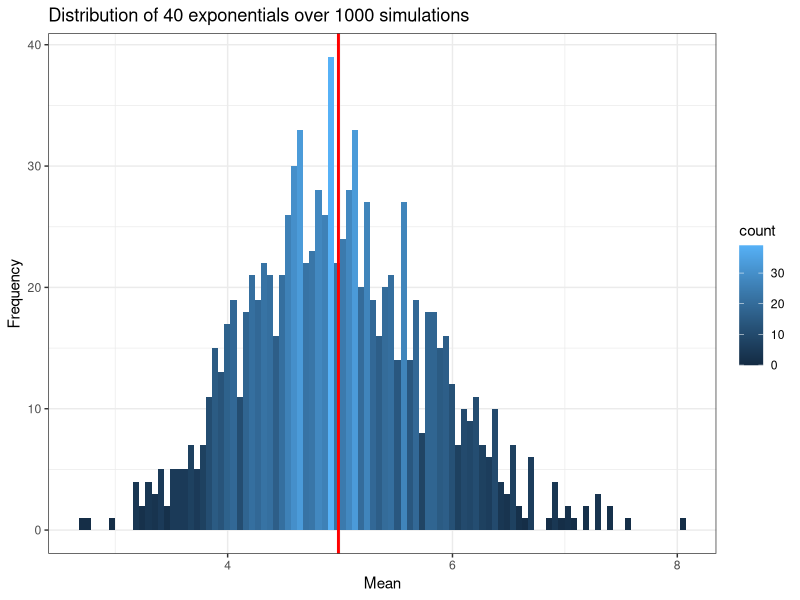
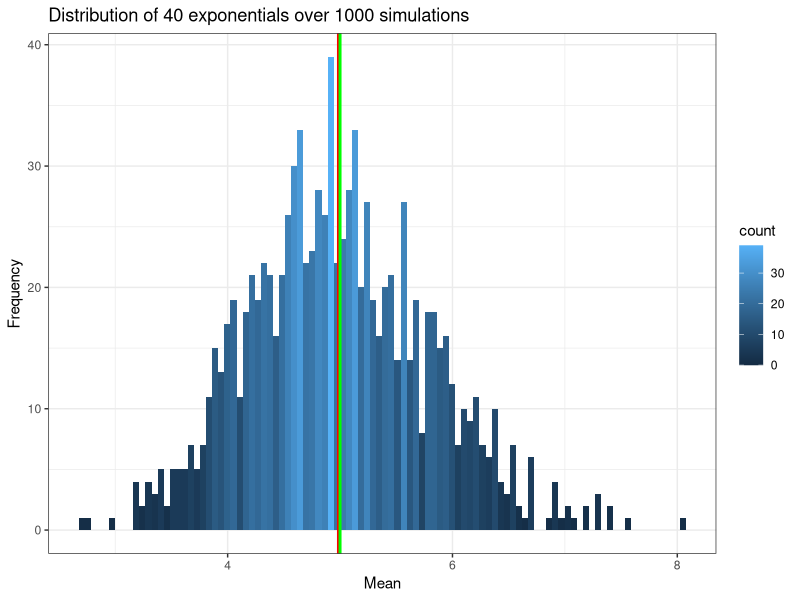
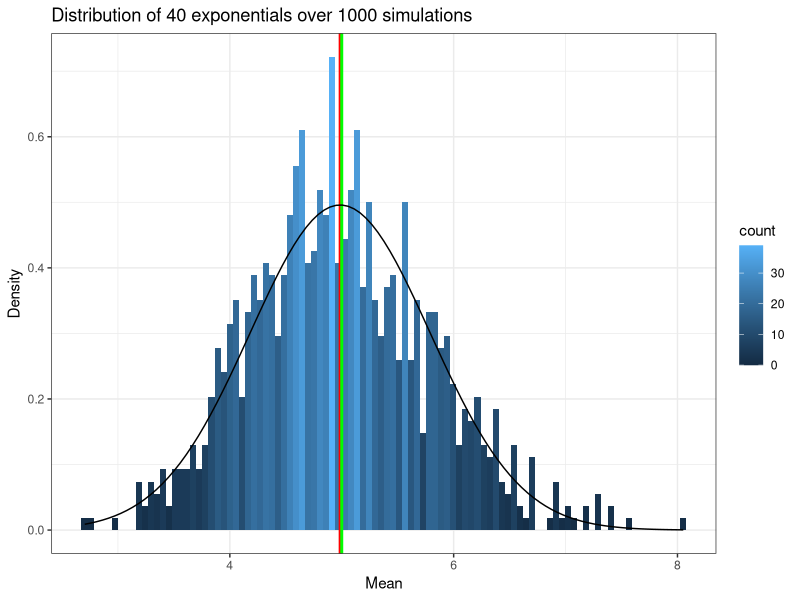
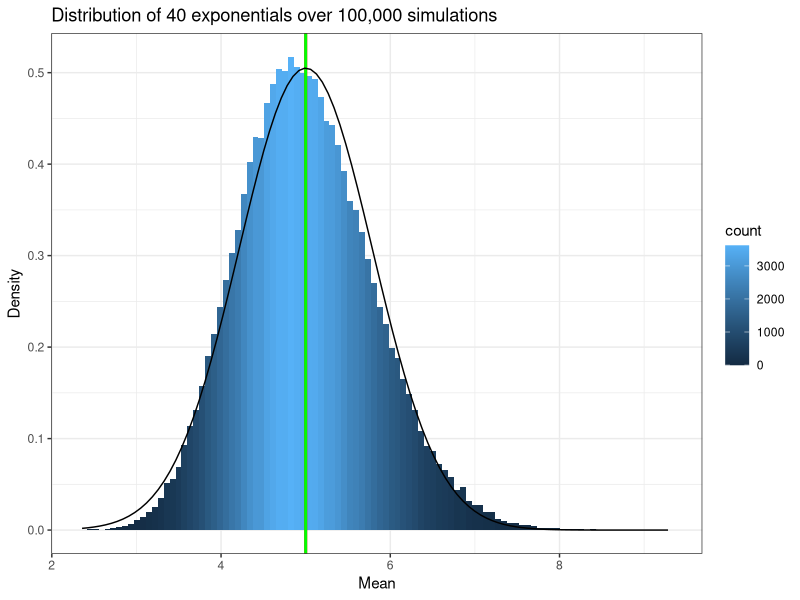
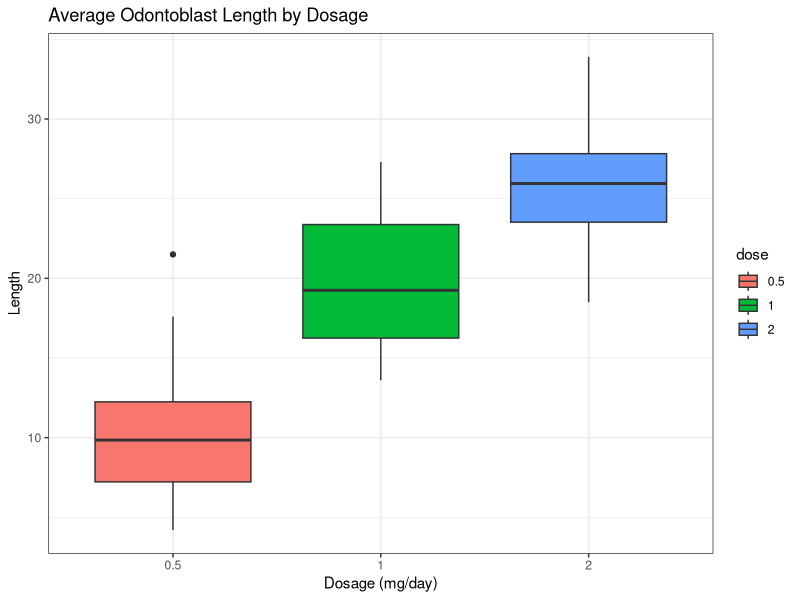
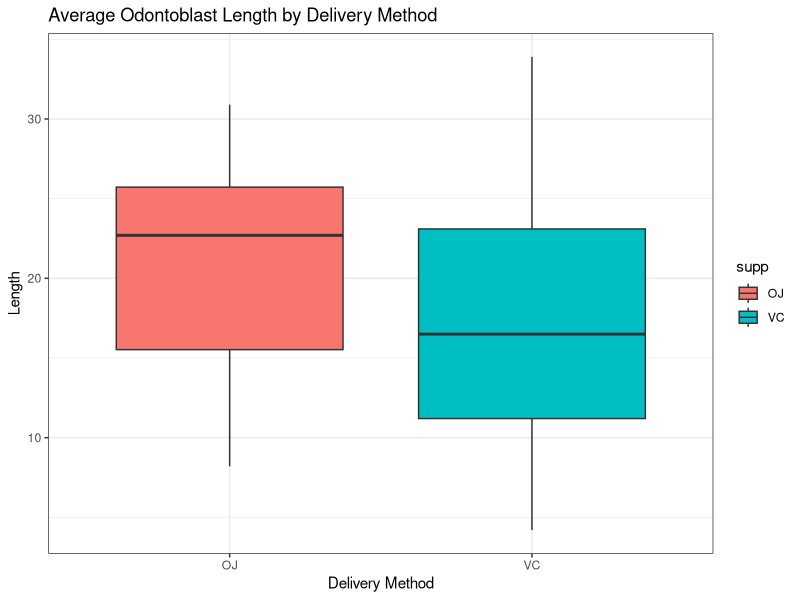
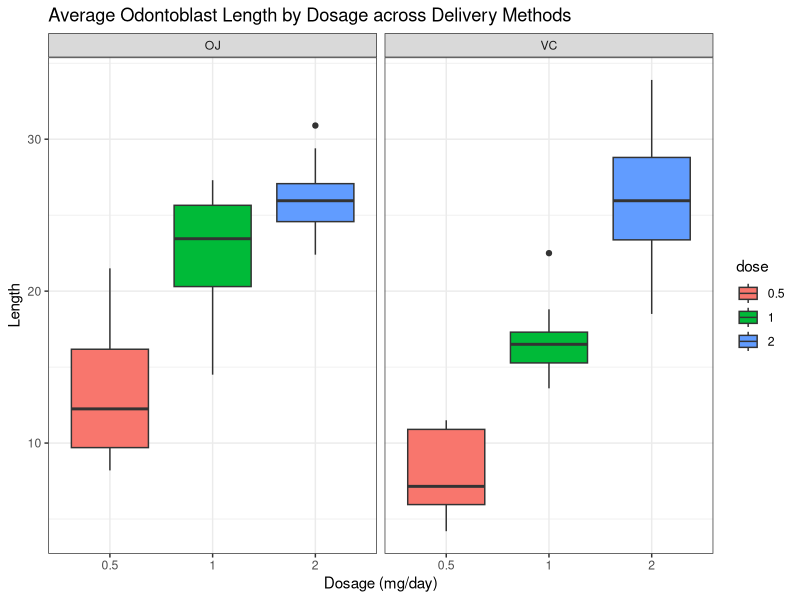

Reproduce these figures in R, in order.
## ---- chunk 1
knitr::opts_chunk$set(echo = TRUE, warning = FALSE, message = FALSE)
## ---- chunk 2
## Load packages
library(tidyverse)
library(ggplot2)
## ---- chunk 3
## Set seed so simulation is reproducible
set.seed(248) # RIP Kobe

## Set parameters
lambda <- 0.2
n <- 40
sim <- 1000

## Run simulation
sim <- replicate(sim, rexp(n, lambda))

## Calculate mean of simulated exponentials
simMean <- apply(sim, 2, mean) # 2 just tells R that we want to apply the mean to each of the columns in sim

## Quick plot to see the distribution
ggplot(data.frame(y = simMean), aes(x = y)) +
        geom_histogram(aes(y = ..count.., fill = ..count..), bins = 100) +
        ggtitle("Distribution of 40 exponentials over 1000 simulations") +
        labs(y = "Frequency", x = "Mean") +
        geom_vline(xintercept = mean(simMean), size = 1, colour = "red") +
        theme_bw()
## ---- chunk 4
## Sample mean
mean(simMean)

## Theoretical mean
1/lambda

## Add theoretical mean to plot
ggplot(data.frame(y = simMean), aes(x = y)) +
        geom_histogram(aes(y = ..count.., fill = ..count..), bins = 100) +
        ggtitle("Distribution of 40 exponentials over 1000 simulations") +
        labs(y = "Frequency", x = "Mean") +
        geom_vline(xintercept = mean(simMean), size = 1, colour = "red") +
        geom_vline(xintercept = 1/lambda, size = 1, colour = "green") +
        theme_bw()
## ---- chunk 5
## Calculate the sample variance
simVariance <- var(simMean)
simVariance

## Calculate the theoretical variance
theoreticalVariance <- ((1/lambda)^2)/n
theoreticalVariance
## ---- chunk 6
## Add normal distribution to plot
ggplot(data.frame(y = simMean), aes(x = y)) +
        geom_histogram(aes(y = ..density.., fill = ..count..), bins = 100) +
        ggtitle("Distribution of 40 exponentials over 1000 simulations") +
        labs(y = "Density", x = "Mean") +
        geom_vline(xintercept = mean(simMean), size = 1, colour = "red") +
        geom_vline(xintercept = 1/lambda, size = 1, colour = "green") +
        stat_function(fun = dnorm, colour = "black", args = list(mean = mean(simMean), sd = sd(simMean))) +
        theme_bw()
## ---- chunk 7
## Set seed so simulation is reproducible
set.seed(248)

## Set parameters
lambda <- 0.2
n <- 40
sim2 <- 100000

## Run simulation
sim2 <- replicate(sim2, rexp(n, lambda))

## Calculate mean of simulated exponentials
simMean2 <- apply(sim2, 2, mean)

## Plot
ggplot(data.frame(y = simMean2), aes(x = y)) +
        geom_histogram(aes(y = ..density.., fill = ..count..), bins = 100) +
        ggtitle("Distribution of 40 exponentials over 100,000 simulations") +
        labs(y = "Density", x = "Mean") +
        geom_vline(xintercept = mean(simMean2), size = 1, colour = "red") +
        geom_vline(xintercept = 1/lambda, size = 1, colour = "green") +
        stat_function(fun = dnorm, colour = "black", args = list(mean = mean(simMean2), sd = sd(simMean2))) +
        theme_bw()
## ---- chunk 8
## Load dataset
library(datasets)
data(ToothGrowth)
## ---- chunk 9
## Check variable type
str(ToothGrowth)

## Quick summary stats
summary(ToothGrowth)
## ---- chunk 10
## Change dosage to factor
ToothGrowth$dose <- as.factor(ToothGrowth$dose)
## ---- chunk 11
ToothGrowth %>% ggplot(aes(x = dose, y = len)) +
        geom_boxplot(aes(fill = dose)) +
        ggtitle("Average Odontoblast Length by Dosage") +
        labs(x = "Dosage (mg/day)", y = "Length") +
        theme_bw()
## ---- chunk 12
ToothGrowth %>% ggplot(aes(x = supp, y = len)) +
        geom_boxplot(aes(fill = supp)) +
        ggtitle("Average Odontoblast Length by Delivery Method") +
        labs(x = "Delivery Method", y = "Length") +
        theme_bw()
## ---- chunk 13
ToothGrowth %>% ggplot(aes(x = dose, y = len)) +
        geom_boxplot(aes(fill = dose)) +
        ggtitle("Average Odontoblast Length by Dosage across Delivery Methods") +
        facet_wrap(. ~ supp) +
        labs(x = "Dosage (mg/day)", y = "Length") +
        theme_bw()
## ---- chunk 14
## Test delivery methods effect on odontoblast length
t.test(len ~ supp, data = ToothGrowth)
## ---- chunk 15
## Test the difference in 2mg/day vitamin c and 0.5mg/day in vitamin c on odontoblast length
t.test(ToothGrowth$len[ToothGrowth$dose==2],ToothGrowth$len[ToothGrowth$dose==0.5])

## Test the difference in 2mg/day vitamin c and 1mg/day in vitamin c on odontoblast length
t.test(ToothGrowth$len[ToothGrowth$dose==2],ToothGrowth$len[ToothGrowth$dose==1])

## Test the difference in 1mg/day vitamin c and 0.5mg/day in vitamin c on odontoblast length
t.test(ToothGrowth$len[ToothGrowth$dose==1],ToothGrowth$len[ToothGrowth$dose==0.5])
## ---- chunk 16
## Linear regression
odontoblastLengthModel <- lm(len ~ relevel(dose, ref = "0.5") + relevel(supp, ref = "VC"), data = ToothGrowth)

## Rename coefficients
names(odontoblastLengthModel$coefficients)<- c("Intercept", "1mg/day", "2mg/day", "Orange Juice")

## Display Results
summary(odontoblastLengthModel)
